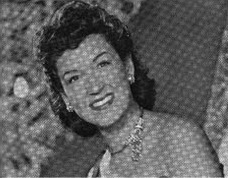
%> input picture ex/ex5/Moire.png, 228 x 178 px
$ octave DFT_Notch.m   (GNU Octave 9; MATLAB toolbox functions it lacks are replaced by stand-ins)
%> lines starting %> are read from the running program, lines starting %| are printed output that depends on the picture; in (x1, y1, x2, y2) boxes, pixels count from 0 and x2, y2 are one past the last pixel; in counts of white or black regions, pixels touching at a corner belong together; the program's own positions count from 1
### ex/ex5/NotchFilter.m

function [ Filter ] = NotchFilter( Size, Pos, Width )

Filter = ones(Size);

for Ind = 1:size(Pos,1)
   [XVal, YVal] = meshgrid([1:Size(2)]-Pos(Ind,2), [1:Size(1)]-Pos(Ind,1));

   %Filter = Filter.*(1-exp(-(XVal.*XVal+YVal.*YVal)/Width(Ind)));
   Filter((XVal.*XVal+YVal.*YVal) < Width(Ind)^2) = 0;
   %Filter((XVal.*XVal) < Width(Ind)^2) = 0;
end

end

### ex/ex5/DFT_Notch.m
clear 'all';
close 'all';

SizeFFT = 256;

Image = imread('Moire.png');
%> Image is the input picture: size 178x228 uint8; min 4, max 232, mean 92.9

%plot original image
figure(1)
subplot(2,2,1);
imshow(Image);
title('original image');

%shortcut
ImgS = size(Image);
%> ImgS = [178 228]
%do fft calculation
Image_FFT = fft2(Image, SizeFFT, SizeFFT);
%shortcut for maximum
MaxVal = Image_FFT(1);
%> MaxVal = 3768857

%use imtool to find the positions of the frequencies
%%imtool(log(abs(fftshift(Image_FFT))),[0 log(sum(MaxVal))]);

NotchPos = [107 102; ...
            96  144; ...
            73  119; ...
            117 171; ...
            153 158; ...
            188 140; ...
            166 115; ...
            143 89; ...
            32  140; ...
            229 121; ...
            27  228; ...
            48  250; ...
            218 235; ...
            250 222; ...
            234 36; ...
            213 8; ...
            42  25; ...
            11  37; ...
            140 238; ...
            121 22];%???? add new points in additional lines (row-, col-value!!) ??????????????

%apply the filter
Filter  = NotchFilter( size(Image_FFT), NotchPos, 6*ones(1,size(NotchPos,1)) );
%> after the loop in NotchFilter, `for Ind = 1:size(Pos,1)`:
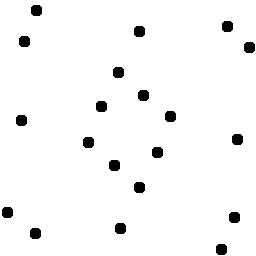
%> Filter: size 256x256 double; values 0 (black) and 1 (white), 96.7% white; 20 black regions, largest, box (x1, y1, x2, y2) and area: (31, 5, 42, 16) 109, (222, 21, 233, 32) 109, (134, 26, 145, 37) 109

%plot the fft
subplot(2,2,2);
imshow(log(abs(fftshift(Image_FFT))),[]);
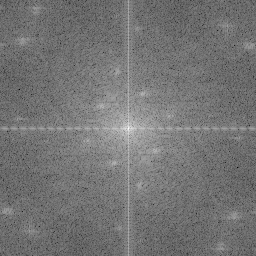
%> displayed picture: size 256x256, on the screen's scale of 0 to 255; min 0, max 255, mean 116
title('DFT');

%plot the fft times the filter
subplot(2,2,3);
imshow(log(abs(fftshift(Image_FFT).*Filter)),[]);
title('DFT with notch filter applied');

%do the inverse fft
ImageIfft = abs(ifft2(Image_FFT.*fftshift(Filter)));
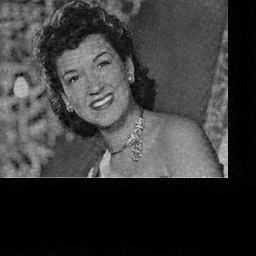
%> ImageIfft: size 256x256 double; min 0.00387, max 221.5, mean 58.2
%chose only the relevant part
ImageFilt = ImageIfft(1:ImgS(1), 1:ImgS(2));
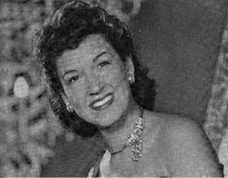
%> ImageFilt: size 178x228 double; min 1.66, max 221.5, mean 92.9

%plot everything
subplot(2,2,4);
imshow(uint8(ImageFilt));
title('filtered image');
